Frame 1 (no input): blank canvas, image omitted
Frame 60 (the mouse pressed at the canvas centre just before this capture): blank canvas, image omitted
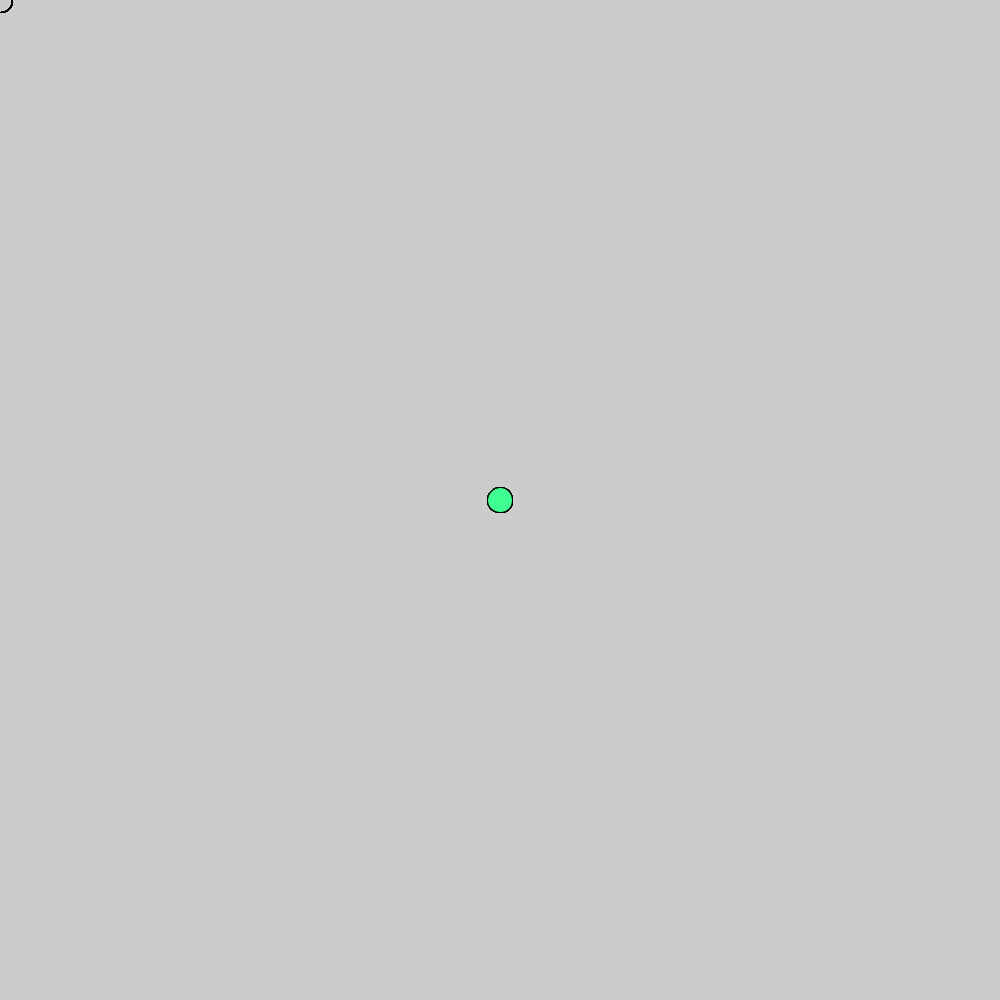
Frame 120 (the mouse held since frame 60 and released just before this capture)

The Processing sketch whose frames 1 and 60 were blank and that drew this single picture after the mouse press (run headless with seeded random() and noise(); from frame 60 on, the mouse is pressed at the canvas centre):

// Processing sketch: processing_178236
// ── processing_178236.pde

void setup() {
  size(1000, 1000);
}
  
void draw() {
  if (mousePressed) {
    fill(random(100),mouseX,145,mouseY);
  } else {
    fill(random(100),20,mouseX,mouseY);
  }
  ellipse(mouseX, mouseY, 25, 25);
  ellipse(mouseY, mouseX, 25, 25);
}
